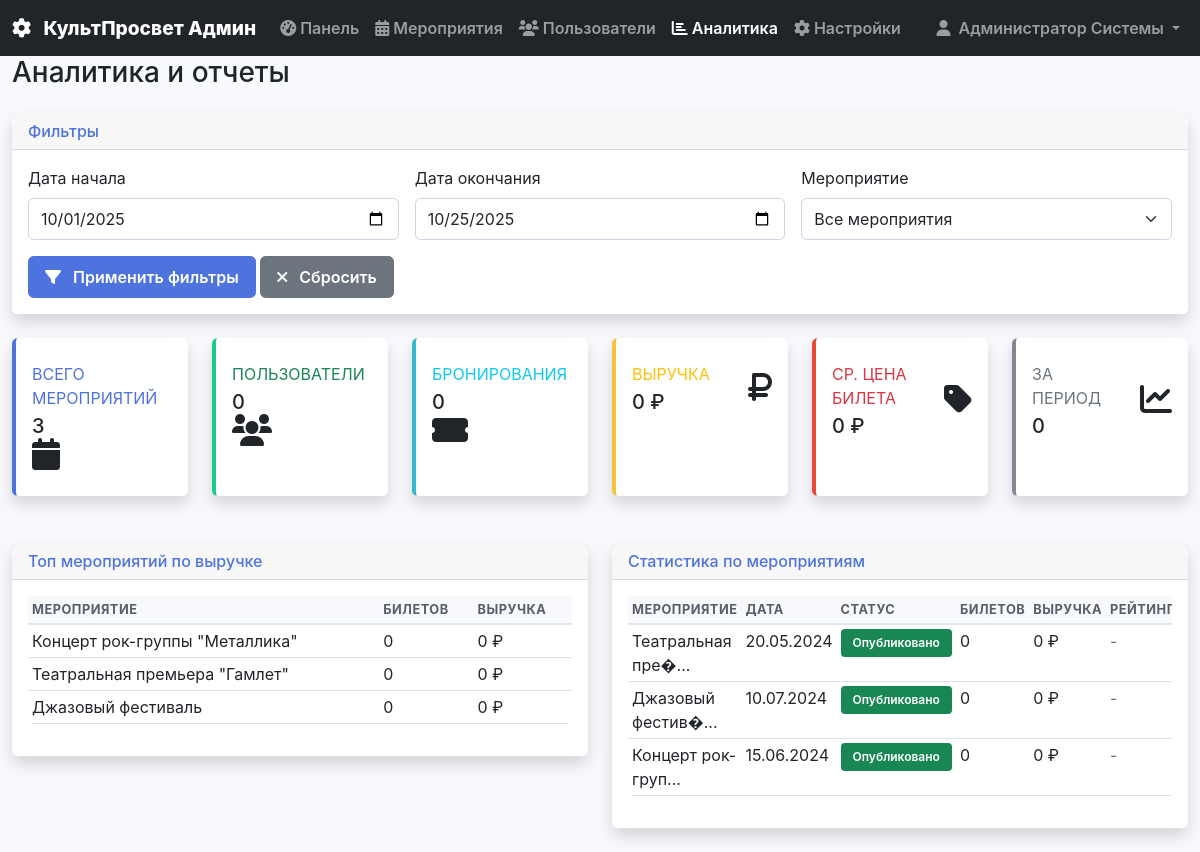
The app's page /modules/admin/analytics.php (signed in) with its own data.
### tables this page shows
CREATE TABLE events (
    id INT AUTO_INCREMENT PRIMARY KEY,
    title VARCHAR(255) NOT NULL,
    description TEXT,
    event_date DATETIME NOT NULL,
    venue VARCHAR(255) NOT NULL,
    address TEXT,
    organizer_id INT,
    max_capacity INT NOT NULL,
    base_price DECIMAL(10,2) NOT NULL,
    `status` ENUM('draft', 'published', 'cancelled', 'completed') DEFAULT 'draft',
    image_url VARCHAR(500),
    created_at TIMESTAMP DEFAULT CURRENT_TIMESTAMP,
    updated_at TIMESTAMP DEFAULT CURRENT_TIMESTAMP ON UPDATE CURRENT_TIMESTAMP,
    FOREIGN KEY (organizer_id) REFERENCES users(id) ON DELETE SET NULL
);

### modules/admin/analytics.php (the view, shortened to what the rows shown need)
<?php
require_once '../includes/functions.php';
$db = Database::getInstance();
$analyticsManager = new AnalyticsManager();
$overallStats = [
    'total_events' => $db->fetch("SELECT COUNT(*) as count FROM events")['count'],
    'published_events' => $db->fetch("SELECT COUNT(*) as count FROM events WHERE status = 'published'")['count'],
    'total_users' => $db->fetch("SELECT COUNT(*) as count FROM users WHERE role = 'client'")['count'],
    'total_bookings' => $db->fetch("SELECT COUNT(*) as count FROM bookings WHERE status = 'confirmed'")['count'],
    'total_revenue' => $db->fetch("SELECT SUM(amount) as total FROM payments WHERE payment_status = 'completed'")['total'] ?? 0,
    'avg_ticket_price' => $db->fetch("SELECT AVG(price) as avg FROM ticket_orders")['avg'] ?? 0,
];
$topEvents = $analyticsManager->getTopEvents(10);
$eventsStats = $db->fetchAll(
    "SELECT
        e.id,
        e.title,
        e.event_date,
        e.status,
        COUNT(DISTINCT b.id) as bookings_count,
        COUNT(DISTINCT t.id) as tickets_sold,
        SUM(p.amount) as revenue,
        AVG(r.rating) as avg_rating
     FROM events e
     LEFT JOIN bookings b ON e.id = b.event_id AND b.status = 'confirmed'
     LEFT JOIN ticket_orders t ON b.id = t.booking_id
     LEFT JOIN payments p ON b.id = p.booking_id AND p.payment_status = 'completed'
     LEFT JOIN reviews r ON e.id = r.event_id
     GROUP BY e.id, e.title, e.event_date, e.status
     ORDER BY revenue DESC"
);
?>
<div class="container-fluid">
    <div class="row">
        <div class="col-12">
            <h1 class="h3 mb-4">Аналитика и отчеты</h1>
        </div>
    </div>
    <div class="row mb-4">
        <div class="col-xl-2 col-md-4 col-sm-6 mb-4">
            <div class="card border-left-primary shadow h-100 py-2">
                <div class="card-body">
                    <div class="row no-gutters align-items-center">
                        <div class="col mr-2">
                            <div class="text-xs font-weight-bold text-primary text-uppercase mb-1">
                                Всего мероприятий
                            </div>
                            <div class="h5 mb-0 font-weight-bold text-gray-800">
                                <?php echo $overallStats['total_events']; ?>
                            </div>
                        </div>
                    </div>
                </div>
            </div>
        </div>
    </div>
    <div class="row">
        <div class="col-lg-6 mb-4">
            <div class="card shadow">
                <div class="card-body">
                    <?php if (empty($topEvents)): ?>
                        <p class="text-muted">Нет данных</p>
                    <?php else: ?>
                        <div class="table-responsive">
                            <table class="table table-sm">
                                <thead>
                                    <tr>
                                        <th>Мероприятие</th>
                                        <th>Билетов</th>
                                        <th>Выручка</th>
                                    </tr>
                                </thead>
                            </table>
                        </div>
                    <?php endif; ?>
                </div>
            </div>
        </div>
        <div class="col-lg-6 mb-4">
            <div class="card shadow">
                <div class="card-body">
                    <?php if (empty($eventsStats)): ?>
                        <p class="text-muted">Нет данных</p>
                    <?php else: ?>
                        <div class="table-responsive">
                            <table class="table table-sm">
                                <thead>
                                    <tr>
                                        <th>Мероприятие</th>
                                        <th>Дата</th>
                                        <th>Статус</th>
                                        <th>Билетов</th>
                                        <th>Выручка</th>
                                        <th>Рейтинг</th>
                                    </tr>
                                </thead>
                                <tbody>
                                    <?php foreach (array_slice($eventsStats, 0, 10) as $event): ?>
                                        <tr>
                                            <td><?php echo htmlspecialchars(substr($event['title'], 0, 30)) . '...'; ?></td>
                                            <td><?php echo formatDate($event['event_date'], 'd.m.Y'); ?></td>
                                            <td>
                                                <span class="badge bg-<?php echo $event['status'] === 'published' ? 'success' : 'warning'; ?>">
                                                    <?php echo $event['status'] === 'published' ? 'Опубликовано' : 'Черновик'; ?>
                                                </span>
                                            </td>
                                            <td><?php echo $event['tickets_sold']; ?></td>
                                            <td><?php echo formatPrice($event['revenue']); ?></td>
                                            <td>
                                                <?php if ($event['avg_rating']): ?>
                                                    <span class="badge bg-info"><?php echo number_format($event['avg_rating'], 1); ?></span>
                                                <?php else: ?>
                                                    <span class="text-muted">-</span>
                                                <?php endif; ?>
                                            </td>
                                        </tr>
                                    <?php endforeach; ?>
                                </tbody>
                            </table>
                        </div>
                    <?php endif; ?>
                </div>
            </div>
        </div>
    </div>
</div>
<?php
$content = ob_get_clean();
?>
<!DOCTYPE html>
<html lang="ru">
<head>
    <link href="https://cdn.jsdelivr.net/npm/bootstrap@5.1.3/dist/css/bootstrap.min.css" rel="stylesheet">
    <link href="https://cdnjs.cloudflare.com/ajax/libs/font-awesome/6.0.0/css/all.min.css" rel="stylesheet">
    <link href="../../assets/css/style.css" rel="stylesheet">
</head>
<body>
    <main>
        <?php echo $content; ?>
    </main>
</body>
</html>

### records on screen
events: id "3", title "Джазовый фестив�", event_date "10.07.2024", status "Опубликовано", tickets_sold "0", revenue "0 ₽"
events: title "Театральная пре�", event_date "20.05.2024", status "Опубликовано", tickets_sold "0", revenue "0 ₽"
events: title "Концерт рок-груп", event_date "15.06.2024", status "Опубликовано", tickets_sold "0", revenue "0 ₽"

### other values on screen
SITE_NAME "КультПросвет"
$_SESSION['user_name'] "Администратор Системы"
$overallStats['total_users'] "0"
$overallStats['total_bookings'] "0"
formatPrice($overallStats['total_revenue']) "0 ₽"
formatPrice($overallStats['avg_ticket_price']) "0 ₽"
$periodStats['bookings_count'] "0"
$event['title'] "Концерт рок-группы \"Металлика\""
$event['tickets_sold'] "0"
formatPrice($event['revenue']) "0 ₽"
$event['title'] "Театральная премьера \"Гамлет\""
$event['title'] "Джазовый фестиваль"
